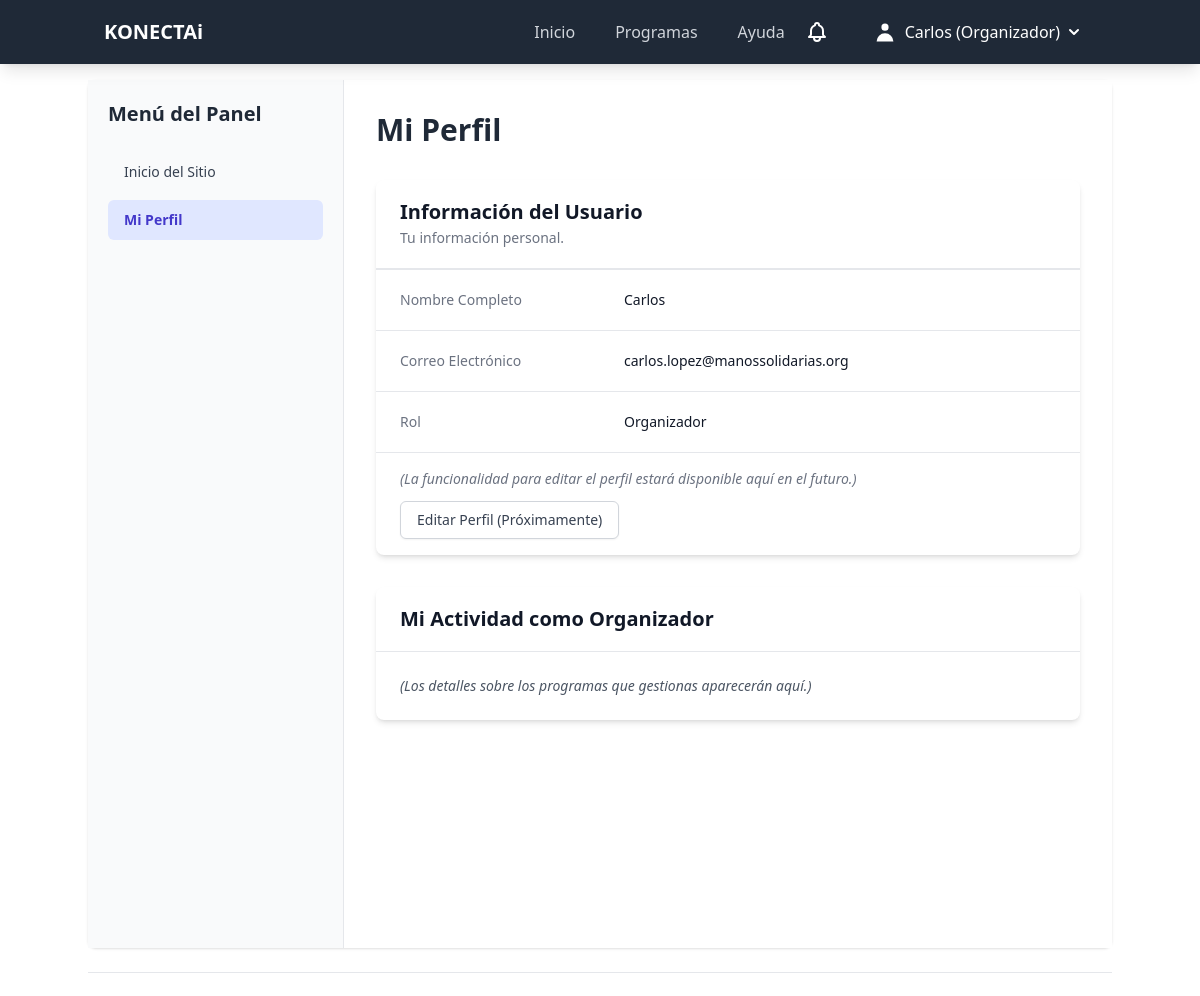
/dashboard/profile (signed in), run on the app's committed database.
### model/models.py (models this page shows, shortened)
class Usuarios(db.Model, UserMixin):
    __tablename__ = 'usuarios'
    id_usuario = db.Column(db.Integer, primary_key=True, autoincrement=True)
    DNI = db.Column(db.String(8), unique=True, nullable=False) # Obligatorio
    nombre = db.Column(db.String(100), nullable=False)
    contrasena_hash = db.Column(db.String(255), nullable=False)
    perfil = db.Column(db.Enum('voluntario', 'organizador', 'administrador', name='perfil_enum'), nullable=False)
    estado_usuario = db.Column(db.Enum(EstadoUsuario, name='estado_usuario_enum', values_callable=lambda x: [e.value for e in x]), nullable=False, default=EstadoUsuario.ACTIVO) # Usando Enum de Python
    fecha_registro = db.Column(db.DateTime, default=datetime.utcnow, nullable=False)
    apellido = db.Column(db.String(100), nullable=True)
    celular = db.Column(db.String(9), unique=True, nullable=True)
    email = db.Column(db.String(150), unique=True, nullable=True)
    direccion = db.Column(db.String(255), nullable=True)
    fecha_nacimiento = db.Column(db.Date, nullable=True)
    genero = db.Column(db.Enum('masculino', 'femenino', name='genero_enum'))
    organizaciones = relationship("Organizaciones", secondary=usuario_organizacion_table, back_populates="usuarios")
    preferencias = relationship("Preferencias", secondary=usuarios_preferencia_table, back_populates="usuarios")
    discapacidades_pivot = relationship("UsuarioDiscapacidad", back_populates="usuario", cascade="all, delete-orphan")
    inscripciones = relationship("Inscripciones", back_populates="usuario")
    notificaciones = relationship("Notificaciones", back_populates="usuario")
    feedback = relationship("Feedback", back_populates="usuario")
    recomendaciones = relationship("Recomendaciones", back_populates="usuario")
    interacciones_chatbot = relationship("InteraccionesChatbot", back_populates="usuario")

### controller/dashboard_routes.py (the view)
@dashboard_bp.route('/profile') # This will be accessible at /dashboard/profile
@login_required
def profile():
    return render_template('profile.html', user=current_user, title="My Profile")

### main.py (called while the page is built)
@login_manager.user_loader
def load_user(user_id):
    return db.session.get(Usuarios, int(user_id))

### view/templates/dashboards/profile.html (shortened to what this page needs)
{% extends "dashboard.base.html" %}
{% block dashboard_main_content %}
    <h1 class="text-3xl font-bold text-gray-800 mb-8">Mi Perfil</h1>
    <div class="bg-white shadow-md rounded-lg overflow-hidden">
        <div class="px-4 py-5 sm:px-6 border-b border-gray-200">
            <h3 class="text-xl leading-6 font-semibold text-gray-900">
                Información del Usuario
            </h3>
            <p class="mt-1 max-w-2xl text-sm text-gray-500">
                Tu información personal.
            </p>
        </div>
        <div class="border-t border-gray-200 px-4 py-5 sm:p-0">
            <dl class="sm:divide-y sm:divide-gray-200">
                <div class="py-4 sm:py-5 sm:grid sm:grid-cols-3 sm:gap-4 sm:px-6">
                    <dt class="text-sm font-medium text-gray-500">Nombre Completo</dt>
                    <dd class="mt-1 text-sm text-gray-900 sm:mt-0 sm:col-span-2">{{ user.nombre }}</dd>
                </div>
                <div class="py-4 sm:py-5 sm:grid sm:grid-cols-3 sm:gap-4 sm:px-6">
                    <dt class="text-sm font-medium text-gray-500">Correo Electrónico</dt>
                    <dd class="mt-1 text-sm text-gray-900 sm:mt-0 sm:col-span-2">{{ user.email }}</dd>
                </div>
                <div class="py-4 sm:py-5 sm:grid sm:grid-cols-3 sm:gap-4 sm:px-6">
                    <dt class="text-sm font-medium text-gray-500">Rol</dt>
                    <dd class="mt-1 text-sm text-gray-900 sm:mt-0 sm:col-span-2">{{ user.perfil | capitalize }}</dd>
                </div>
            </dl>
        </div>
        <div class="px-4 py-4 sm:px-6 border-t border-gray-200">
            <p class="text-sm text-gray-500 italic mb-3">(La funcionalidad para editar el perfil estará disponible aquí en el futuro.)</p>
            <a href="#" class="inline-flex items-center px-4 py-2 border border-gray-300 shadow-sm text-sm font-medium rounded-md text-gray-700 bg-white hover:bg-gray-50 focus:outline-none focus:ring-2 focus:ring-offset-2 focus:ring-indigo-500 disabled:opacity-50" aria-disabled="true">
                Editar Perfil (Próximamente)
            </a>
        </div>
    </div>
    {% if user.perfil == 'voluntario' or user.perfil == 'organizador' %}
    <div class="mt-8 bg-white shadow-md rounded-lg overflow-hidden">
        <div class="px-4 py-5 sm:px-6 border-b border-gray-200">
            <h3 class="text-xl leading-6 font-semibold text-gray-900">
                {% if user.perfil == 'voluntario' %}
                    Mi Actividad como Voluntario
                {% elif user.perfil == 'organizador' %}
                    Mi Actividad como Organizador
                {% endif %}
            </h3>
        </div>
        <div class="px-4 py-5 sm:p-6">
            <p class="text-sm text-gray-600 italic">
                {% if user.perfil == 'voluntario' %}
                    (Los detalles sobre tus actividades inscritas y contribuciones aparecerán aquí.)
                {% elif user.perfil == 'organizador' %}
                    (Los detalles sobre los programas que gestionas aparecerán aquí.)
                {% endif %}
            </p>
        </div>
    </div>
    {% endif %}
{% endblock %}

### view/templates/base.html (shortened to what this page needs)
<!doctype html>
<html lang="es">
  <head>
    <script src="https://cdn.tailwindcss.com"></script>
  </head>
  <body x-data="{ openMobileMenu: false }">
    <nav class="bg-gray-800 text-white fixed top-0 w-full shadow-lg z-50">
      <div class="container mx-auto px-4 py-3 md:flex md:items-center md:justify-between">
        <div class="flex justify-between items-center">
          <a class="text-xl font-bold hover:text-gray-300" href="{{ url_for('main.home') }}">KONECTAi</a>
        </div>
        <div :class="{'block': openMobileMenu, 'hidden': !openMobileMenu}" class="md:flex md:items-center w-full md:w-auto" x-cloak>
          <ul class="md:flex flex-col md:flex-row md:space-x-4 mt-4 md:mt-0">
            <li><a href="{{ url_for('main.home') }}" class="block py-2 px-3 text-gray-300 hover:bg-gray-700 hover:text-white rounded">Inicio</a></li>
            <li><a href="{{ url_for('main.programs') }}" class="block py-2 px-3 text-gray-300 hover:bg-gray-700 hover:text-white rounded">Programas</a></li>
            <li><a href="{{ url_for('main.help_page') }}" class="block py-2 px-3 text-gray-300 hover:bg-gray-700 hover:text-white rounded">Ayuda</a></li>
          </ul>
          <ul class="md:flex md:items-center flex-col md:flex-row md:space-x-4 mt-4 md:mt-0 md:ml-auto">
            {% if current_user.is_authenticated %}
            <li class="mr-2">
              <button class="p-2 rounded-full text-white hover:text-gray-300 focus:outline-none focus:bg-gray-700" aria-label="Notifications">
              </button>
            </li>
            <li class="relative" x-data="{ openUserMenu: false }" @click.away="openUserMenu = false">
              <button @click="openUserMenu = !openUserMenu" class="flex items-center w-full text-left py-2 px-3 text-white hover:text-gray-300 rounded focus:outline-none focus:bg-gray-700">
                <svg class="h-6 w-6 mr-2 inline-block" fill="currentColor" viewBox="0 0 20 20" xmlns="http://www.w3.org/2000/svg">
                    <path fill-rule="evenodd" d="M10 9a3 3 0 100-6 3 3 0 000 6zm-7 9a7 7 0 1114 0H3z" clip-rule="evenodd"></path>
                </svg>
                {{ current_user.nombre }} ({{ current_user.perfil | capitalize }})
                <svg class="h-5 w-5 ml-1 fill-current" viewBox="0 0 20 20"><path d="M5.293 7.293a1 1 0 011.414 0L10 10.586l3.293-3.293a1 1 0 111.414 1.414l-4 4a1 1 0 01-1.414 0l-4-4a1 1 0 010-1.414z"></path></svg>
              </button>
            </li>
            {% else %}
            <li><a href="{{ url_for('auth.login') }}" class="block py-2 px-3 text-gray-300 hover:bg-gray-700 hover:text-white rounded">Iniciar Sesión</a></li>
            <li><a href="{{ url_for('auth.register') }}" class="block py-2 px-3 text-gray-300 hover:bg-gray-700 hover:text-white rounded">Registrarse</a>
              </li>
            {% endif %}
          </ul>
        </div>
      </div>
    </nav>
    <main class="container mx-auto px-4 mt-24">
      {% block content %}{% endblock %}
    </main>
    <footer class="container mx-auto mt-10 py-6 text-center text-gray-500 border-t border-gray-200">
    </footer>
  </body>
</html>

### data on the page
Usuarios: nombre "Carlos", perfil "Organizador", email "carlos.lopez@manossolidarias.org"
